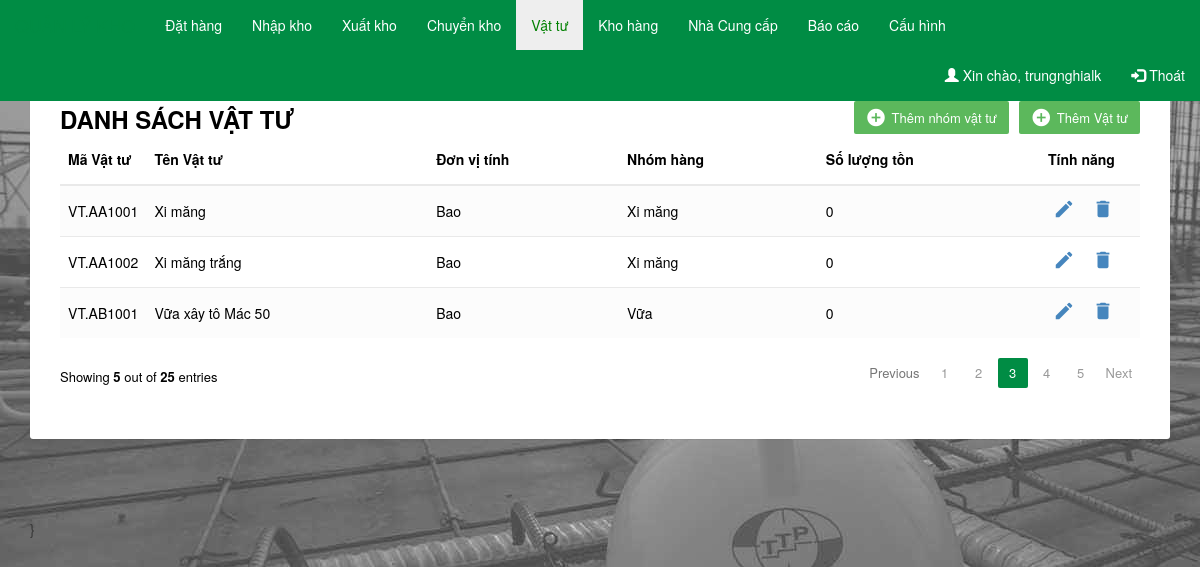
Before: /index.php?id=vattu (signed in) with the older database file.
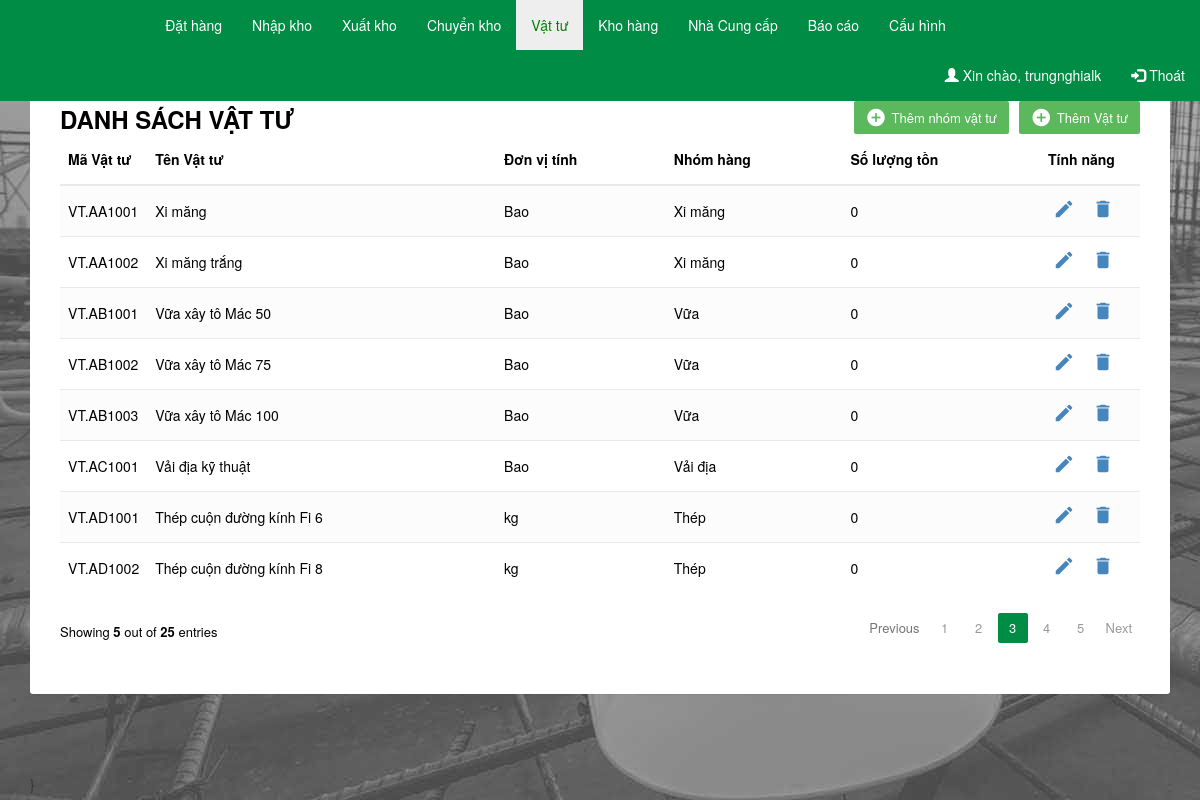
After: the same page with the newer database file.
### tables this page shows
CREATE TABLE IF NOT EXISTS `materials` (
  `materials_id` varchar(100) NOT NULL,
  `materials_name` varchar(250) NOT NULL,
  `materials_unit` varchar(10) NOT NULL,
  `materials_cat_id` varchar(250) NOT NULL,
  `materials_Price` int(255) NOT NULL,
  `materials_discount_rate` varchar(10) NOT NULL,
  `materials_discounted` int(255) NOT NULL,
  `materials_modify` timestamp NOT NULL DEFAULT CURRENT_TIMESTAMP ON UPDATE CURRENT_TIMESTAMP,
  `materials_amount` int(255) NOT NULL,
  `materials_note` varchar(1000) NOT NULL,
  PRIMARY KEY (`materials_id`)
);

CREATE TABLE IF NOT EXISTS `materials_category` (
  `materials_cat_id` varchar(20) NOT NULL,
  `materials_cat_name` varchar(255) NOT NULL,
  `materials_cat_count` int(10) NOT NULL DEFAULT '0',
  PRIMARY KEY (`materials_cat_id`),
  UNIQUE KEY `materials_cat_name` (`materials_cat_name`)
);

### materials.php (the view, shortened to what this page needs)
<div class="container">
    <div class="table-wrapper">
        <div class="table-title">
            <div class="row">
                <div class="col-sm-6">
		            <h2><b>DANH SÁCH VẬT TƯ</b></h2>
      			</div>
      		<div class="col-sm-6">
        		<a href="#addmaterials" class="btn btn-success" data-toggle="modal"><i class="material-icons">&#xE147;</i> <span>Thêm Vật tư</span></a>
            	<a href="#addmaterials_cat" class="btn btn-success" data-toggle="modal"><i class="material-icons">&#xE147;</i> <span>Thêm nhóm vật tư</span></a>
        </div>
    </div>
    <table class="table table-striped table-hover">
        <thead>
           <tr>
        		<th>Mã Vật tư</th>
        		<th>Tên Vật tư</th>
				<th>Đơn vị tính</th>
        		<th>Nhóm hàng</th>
        		<th>Số lượng tồn</th>
        		<th>Tính năng</th>
            </tr>
        </thead>
        <tbody>
          <?php
            $sql = "select * from materials inner join materials_category on materials.materials_cat_id = materials_category.materials_cat_id";
            $result = mysql_query($sql);
            while ($row = mysql_fetch_array($result)) {
          ?>
            <tr>
                <td><?php echo $row['materials_id'] ?></td>
                <td><?php echo $row['materials_name'] ?></td>
                <td><?php echo $row['materials_unit'] ?></td>
                <td><?php echo $row['materials_cat_name'] ?></td>
                <td><?php echo $row['materials_amount'] ?></td>
                <td>
                  <a href="#editEmployeeModal" class="edit" data-toggle="modal"><i class="material-icons" data-toggle="tooltip" title="Edit">&#xE254;</i></a>
                  <a href="#deleteEmployeeModal" class="delete" data-toggle="modal"><i class="material-icons" data-toggle="tooltip" title="Delete">&#xE872;</i></a>
                </td>
            </tr>
          <?php } ?>
        </tbody>
    </table>
	<div class="clearfix">
        <div class="hint-text">Showing <b>5</b> out of <b>25</b> entries</div>
	    <ul class="pagination">
    	    <li class="page-item disabled"><a href="#">Previous</a></li>
            <li class="page-item"><a href="#" class="page-link">1</a></li>
            <li class="page-item"><a href="#" class="page-link">2</a></li>
            <li class="page-item active"><a href="#" class="page-link">3</a></li>
            <li class="page-item"><a href="#" class="page-link">4</a></li>
            <li class="page-item"><a href="#" class="page-link">5</a></li>
            <li class="page-item"><a href="#" class="page-link">Next</a></li>
        </ul>
   	</div>
</div>
</div>

### index.php (shortened to what this page needs)
<!DOCTYPE html>
<html lang="vi">
<head>
  <link rel="stylesheet" href="css/bootstrap.min.css">
  <link rel="stylesheet" href="https://maxcdn.bootstrapcdn.com/font-awesome/4.7.0/css/font-awesome.min.css">
  <link rel="stylesheet" href="https://maxcdn.bootstrapcdn.com/bootstrap/3.3.7/css/bootstrap.min.css">
  <link rel="stylesheet" href="css/style.css">
</head>
<body class="body">
  <?php
  include ("menu.php");
  if(isset($_GET['id'])) {
    if($_GET['id'] == "vattu"){include("materials.php");}
  }
  ?>
</body>
</html>
<script src="js/custom.js"></script>}

### menu.php
<nav class="navbar navbar-fixed-top nav-custom">
  <div class="container-fluid">
    <div class="navbar-header">
      <a class="navbar-brand" href="#">QUẢN LÝ KHO</a>
    </div>
    <ul class="nav navbar-nav">
      <li style="<?php if($_GET['id'] == 'dathang'){echo 'background-color: #eee;';} ?>">
      	<a style="<?php if($_GET['id'] == 'dathang'){echo 'color: green;';} ?>" href="?id=dathang&view=true">Đặt hàng</a></li>
      <li style="<?php if($_GET['id'] == 'nhapkho'){echo 'background-color: #eee;';} ?>">
      	<a style="<?php if($_GET['id'] == 'nhapkho'){echo 'color: green;';} ?>" href="?id=nhapkho&view=true">Nhập kho</a></li>
      <li style="<?php if($_GET['id'] == 'xuatkho'){echo 'background-color: #eee;';} ?>">
      	<a style="<?php if($_GET['id'] == 'xuatkho'){echo 'color: green;';} ?>" href="?id=xuatkho&view=true">Xuất kho</a></li>
      <li style="<?php if($_GET['id'] == 'chuyenkho'){echo 'background-color: #eee;';} ?>">
      	<a style="<?php if($_GET['id'] == 'chuyenkho'){echo 'color: green;';} ?>" style="color: blue" href="?id=chuyenkho&view=true">Chuyển kho</a></li>
      <li style="<?php if($_GET['id'] == 'vattu'){echo 'background-color: #eee;';} ?>">
      	<a style="<?php if($_GET['id'] == 'vattu'){echo 'color: green;';} ?>" href="?id=vattu">Vật tư</a></li>
      <li style="<?php if($_GET['id'] == 'khohang'){echo 'background-color: #eee;';} ?>">
      	<a style="<?php if($_GET['id'] == 'khohang'){echo 'color: green;';} ?>" href="?id=khohang">Kho hàng</a></li>
      <li style="<?php if($_GET['id'] == 'nhacungcap'){echo 'background-color: #eee;';} ?>">
      	<a style="<?php if($_GET['id'] == 'nhacungcap'){echo 'color: green;';} ?>" href="?id=nhacungcap">Nhà Cung cấp</a></li>
      <li style="<?php if($_GET['id'] == 'baocao'){echo 'background-color: #eee;';} ?>">
      	<a style="<?php if($_GET['id'] == 'baocao'){echo 'color: green;';} ?>" href="?id=baocao">Báo cáo</a></li>
      <li style="<?php if($_GET['id'] == 'cauhinh'){echo 'background-color: #eee;';} ?>">
      	<a style="<?php if($_GET['id'] == 'cauhinh'){echo 'color: green;';} ?>" href="?id=cauhinh">Cấu hình</a></li>
    </ul>
    <ul class="nav navbar-nav navbar-right">
      <li><a href="#"><span class="glyphicon glyphicon-user"></span> Xin chào, <?php echo $_SESSION['username'] ?></a></li>
      <li><a href="logout.php"><span class="glyphicon glyphicon-log-in"></span> Thoát</a></li>
    </ul>
  </div>
</nav>

### css/style.css (style rules this page uses)
.body { background-image: url("../images/background.jpg"); background-repeat: no-repeat; background-attachment: fixed; }
.nav-custom { background: #008c44; }
.nav-custom a { color: white; }
.table-wrapper { background: #fff; padding: 20px 25px; margin: 80px 0; border-radius: 3px; box-shadow: 0 1px 1px rgba(0,0,0,.05); }
.table-title { border-top: 5px solid #4cae4c; padding-bottom: 15px; background: #fff; color: #000; padding: 16px 30px; margin: -20px -25px 10px; border-radius: 3px 3px 0 0; }
.table-title h2 { margin: 5px 0 0; font-size: 24px; }
.table-title .btn { color: #fff; float: right; font-size: 13px; border: none; min-width: 50px; border-radius: 2px; border: none; outline: none !important; margin-left: 10px; }
.table-title .btn i { float: left; font-size: 21px; margin-right: 5px; }
.table-title .btn span { float: left; margin-top: 2px; }
table.table tr th, table.table tr td { border-color: #e9e9e9; vertical-align: middle; height: 51px; }
table.table tr th:first-child { width: 60px; }
table.table tr th:last-child { width: 100px; }
table.table-striped tbody tr:nth-of-type(odd) { background-color: #fcfcfc; }
table.table td:last-child i { opacity: 0.9; font-size: 22px; margin: 0 5px; }
.pagination { float: right; margin: 0 0 5px; }
.pagination li a { border: none; font-size: 13px; min-width: 30px; min-height: 30px; color: #999; margin: 0 2px; line-height: 30px; border-radius: 2px !important; text-align: center; padding: 0 6px; }
.pagination li.active a, .pagination li.active a.page-link { background: #008c44; }
.hint-text { float: left; margin-top: 10px; font-size: 13px; }
td a { margin-right: 3px; }

Changed rows visible on the page:
added materials: materials_id "VT.AB1002", materials_name "Vữa xây tô Mác 75", materials_unit "Bao", materials_cat.materials_cat_name "Vữa", materials_amount "0"
added materials: materials_id "VT.AB1003", materials_name "Vữa xây tô Mác 100", materials_unit "Bao", materials_cat.materials_cat_name "Vữa", materials_amount "0"
added materials: materials_id "VT.AC1001", materials_name "Vải địa kỹ thuật", materials_unit "Bao", materials_cat.materials_cat_name "Vải địa", materials_amount "0"
added materials: materials_id "VT.AD1001", materials_name "Thép cuộn đường kính Fi 6", materials_unit "kg", materials_cat.materials_cat_name "Thép", materials_amount "0"
added materials: materials_id "VT.AD1002", materials_name "Thép cuộn đường kính Fi 8", materials_unit "kg", materials_cat.materials_cat_name "Thép", materials_amount "0"
